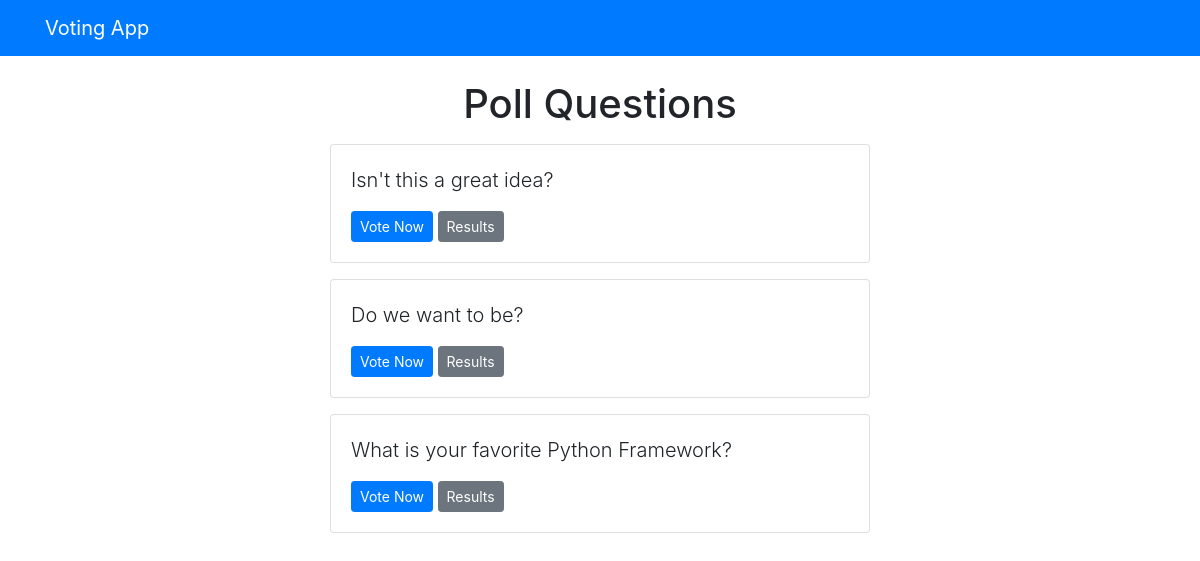
/polls/, run on an earlier commit of the app's database.
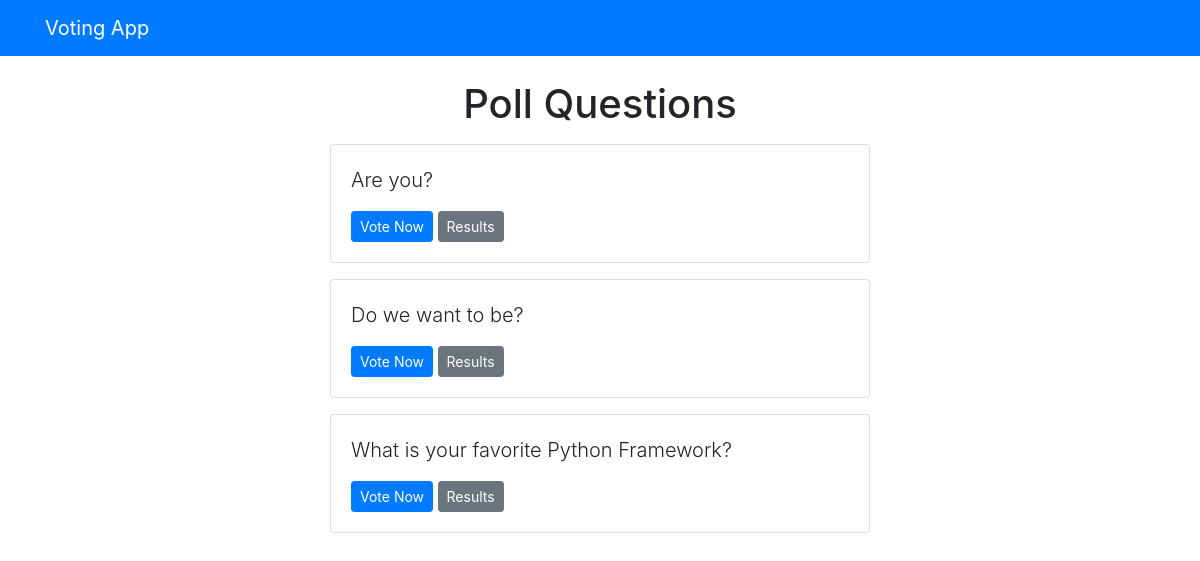
And on a later commit of the database.
### polls/models.py (models this page shows, shortened)
class Question(models.Model):
    question_text = models.CharField(max_length=200)
    publish_date = models.DateTimeField('date published')

### polls/views.py (the view)
# urls.py: path('', views.index, name='index')
def index(request):
    latest_question_list = Question.objects.order_by('-publish_date')[:5]
    context = {'latest_question_list': latest_question_list}
    return render(request, 'polls/index.html', context)

### templates/polls/index.html
{% extends 'base.html' %}
{% block content %}
  <h1 class="text-center mb-3">Poll Questions</h1>
  {% if latest_question_list %}
    {% for question in latest_question_list %}
      <div class="card mb-3">
        <div class="card-body">
          <p class="lead">{{ question.question_text }}</p>
          <a href="{% url 'polls:detail' question.id %}" class="btn btn-primary btn-sm">Vote Now</a>
          <a href="{% url 'polls:results' question.id %}" class="btn btn-secondary btn-sm">Results</a>
        </div>
      </div>
    {% endfor %}
  {% else %}
    <p>No polls available</p>
  {% endif %}
{% endblock %}

What changed in the data, as far as the page shows it:
changed Question: question_text "Isn't this a great idea?" → "Are you?"
